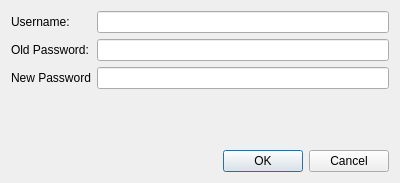
<?xml version="1.0" encoding="UTF-8"?>
<ui version="4.0">
 <class>ResetPasswordDialog</class>
 <widget class="QDialog" name="ResetPasswordDialog">
  <property name="geometry">
   <rect>
    <x>0</x>
    <y>0</y>
    <width>400</width>
    <height>183</height>
   </rect>
  </property>
  <property name="windowTitle">
   <string>Dialog</string>
  </property>
  <layout class="QFormLayout" name="formLayout">
   <item row="0" column="0">
    <widget class="QLabel" name="label">
     <property name="text">
      <string>Username:</string>
     </property>
    </widget>
   </item>
   <item row="0" column="1">
    <widget class="QLineEdit" name="usernameLineEdit"/>
   </item>
   <item row="1" column="0">
    <widget class="QLabel" name="label_2">
     <property name="text">
      <string>Old Password:</string>
     </property>
    </widget>
   </item>
   <item row="1" column="1">
    <widget class="QLineEdit" name="oldPasswordLineEdit">
     <property name="echoMode">
      <enum>QLineEdit::EchoMode::Password</enum>
     </property>
    </widget>
   </item>
   <item row="2" column="0">
    <widget class="QLabel" name="label_3">
     <property name="text">
      <string>New Password</string>
     </property>
    </widget>
   </item>
   <item row="2" column="1">
    <widget class="QLineEdit" name="newPasswordLineEdit">
     <property name="echoMode">
      <enum>QLineEdit::EchoMode::Password</enum>
     </property>
    </widget>
   </item>
   <item row="4" column="0" colspan="2">
    <widget class="QDialogButtonBox" name="buttonBox">
     <property name="orientation">
      <enum>Qt::Orientation::Horizontal</enum>
     </property>
     <property name="standardButtons">
      <set>QDialogButtonBox::StandardButton::Cancel|QDialogButtonBox::StandardButton::Ok</set>
     </property>
    </widget>
   </item>
   <item row="3" column="0">
    <spacer name="verticalSpacer">
     <property name="orientation">
      <enum>Qt::Orientation::Vertical</enum>
     </property>
     <property name="sizeHint" stdset="0">
      <size>
       <width>20</width>
       <height>40</height>
      </size>
     </property>
    </spacer>
   </item>
  </layout>
 </widget>
 <resources/>
 <connections>
  <connection>
   <sender>buttonBox</sender>
   <signal>accepted()</signal>
   <receiver>ResetPasswordDialog</receiver>
   <slot>accept()</slot>
   <hints>
    <hint type="sourcelabel">
     <x>248</x>
     <y>254</y>
    </hint>
    <hint type="destinationlabel">
     <x>157</x>
     <y>274</y>
    </hint>
   </hints>
  </connection>
  <connection>
   <sender>buttonBox</sender>
   <signal>rejected()</signal>
   <receiver>ResetPasswordDialog</receiver>
   <slot>reject()</slot>
   <hints>
    <hint type="sourcelabel">
     <x>316</x>
     <y>260</y>
    </hint>
    <hint type="destinationlabel">
     <x>286</x>
     <y>274</y>
    </hint>
   </hints>
  </connection>
 </connections>
</ui>
